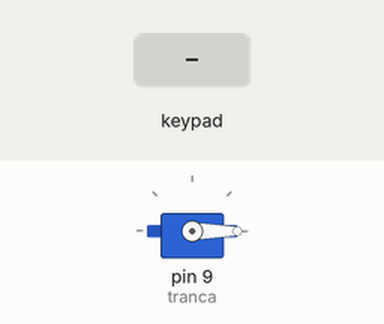
Simulated run of this sketch. Board: Arduino Uno, built with avr-gcc and run on an emulated ATmega328P. On the bench: servo. Inputs (shaded band) come from the test bench. What the sketch prints to the serial monitor is not drawn.

Above: at 1.2 s.
1.3 s: keypad keys 1 9 0 4 # pressed 0.4 s apart
At 3.37 s:
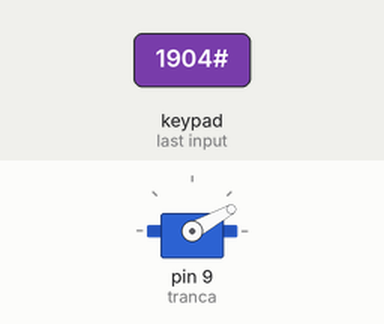
At 5.1 s:
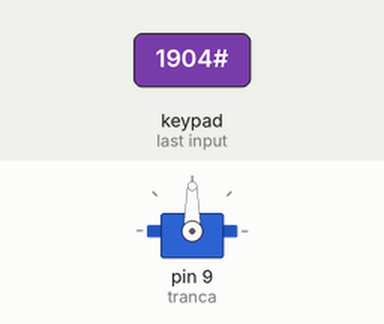
Timing chart, 0 to 6.6 s (numbered marks = the images above; inputs shaded):
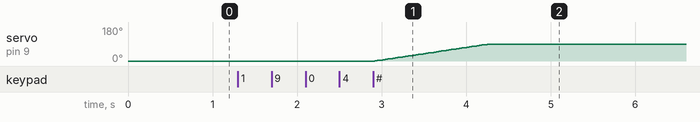

Measured:
- after the input at 1.3 s, servo on pin 9 (tranca): moves from 0° to 90° over 1.4 s, starting after 1.6 s

The sketch:

Tranca_Cofre_Keypad.ino
```cpp
/*
  Código Prédio — teclado 096-4642 + servo
  Arduino Uno | PIN 1904 + # | Sem buzzer, sem LEDs
*/

#include <Servo.h>
#include <Keypad.h>

Servo tranca;

const char *CODIGO_CORRETO = "1904";

const uint8_t ROWS = 4;
const uint8_t COLS = 3;

char keys[ROWS][COLS] = {
  {'1', '2', '3'},
  {'4', '5', '6'},
  {'7', '8', '9'},
  {'*', '0', '#'}
};

uint8_t rowPins[ROWS] = {5, 4, 3, 2};
uint8_t colPins[COLS] = {8, 7, 6};

Keypad keypad = Keypad(makeKeymap(keys), rowPins, colPins, ROWS, COLS);

String input = "";

void abrirTranca() {
  for (int pos = 0; pos <= 90; pos++) {
    tranca.write(pos);
    delay(15);
  }
  delay(8000);
  for (int pos = 90; pos >= 0; pos--) {
    tranca.write(pos);
    delay(15);
  }
}

void setup() {
  Serial.begin(9600);
  tranca.attach(9, 500, 2500);
  tranca.write(0);
  Serial.println(F("Codigo predio — teclado 096-4642"));
}

void loop() {
  char key = keypad.getKey();

  if (!key) return;

  Serial.println(key);

  if (key == '#') {
    if (input == CODIGO_CORRETO) {
      Serial.println(F("ACESSO OK"));
      abrirTranca();
    } else {
      Serial.println(F("ACESSO NEGADO"));
    }
    input = "";
  } else if (key == '*') {
    input = "";
    Serial.println(F("RESET"));
  } else {
    input += key;
    Serial.print(F("Codigo: "));
    Serial.println(input);
  }
}
```
